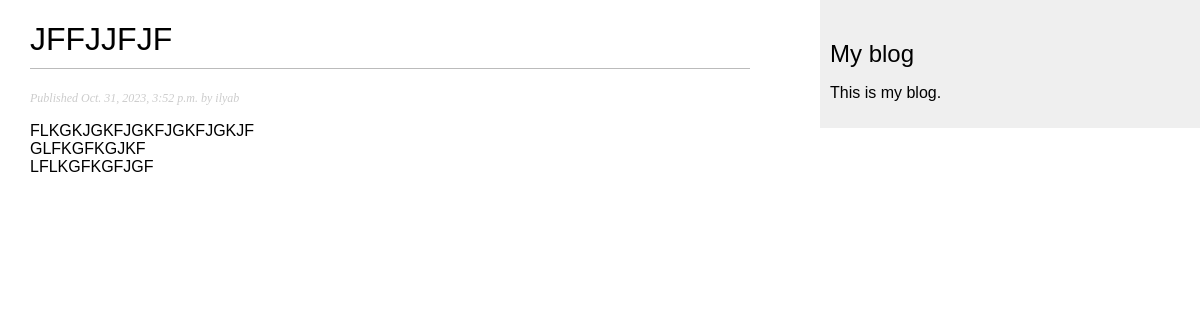
Screenshot of /blog/2023/10/31/jffjjfjf/ with the database file from the repository.
### blog/models.py (models this page shows, shortened)
class Post(models.Model):
    class Status(models.TextChoices):
        DRAFT = 'DF', 'DRAFT'
        PUBLISHED = 'PB', 'PUBLISHED'
    title = models.CharField(max_length=100)
    slug = models.SlugField(max_length=250,
                            unique_for_date='publish')
    body = models.TextField()
    publish = models.DateTimeField(default=timezone.now)
    created = models.DateTimeField(auto_now_add=True)
    update = models.DateTimeField(auto_now=True)
    status = models.CharField(max_length=2, choices=Status.choices, default=Status.DRAFT)
    author = models.ForeignKey(User, on_delete=models.CASCADE, related_name='blog_post')
    objects = models.Manager()
    published = PublishedManager()
    class Meta:
        ordering = ['-publish']
        indexes = [
            models.Index(fields=['-publish'])
        ]

### blog/views.py (the view)
def post_detail(request, year, month, day, post):
    post = get_object_or_404(Post,
                             status=Post.Status.PUBLISHED,
                             slug=post,
                             publish__year=year,
                             publish__month=month,
                             publish__day=day)
    return render(request,
                  'blog/post/detail.html',
                  {'post': post})

### blog/templates/blog/post/detail.html (shortened to what this page needs)
{% extends "blog/base.html" %}
{% block content %}
<h1>{{ post.title }}</h1>
<p class="date">
    Published {{ post.publish }} by {{ post.author }}
</p>
{{ post.body|linebreaks }}
{% endblock %}

### blog/static/blog/css/styles.css (style rules this page uses)
body { margin:0; padding:0; font-family:helvetica, sans-serif; }
h1 { font-weight:normal; border-bottom:1px solid #bbb; padding:0 0 10px 0; }
p.date { color:#ccc; font-family: georgia, serif; font-size: 12px; font-style: italic; }

### rows the page displays
Post: title "JFFJJFJF", publish "Oct. 31, 2023, 3:52 p.m.", author "ilyab", body "FLKGKJGKFJGKFJGKFJGKJF GLFKGFKGJKF LFLKGFKGFJGF"
